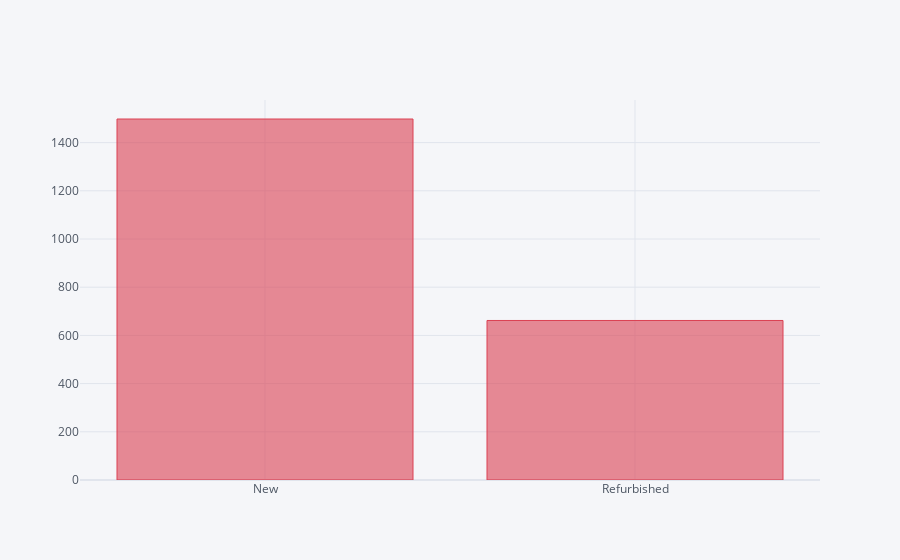

The notebook cell this image was saved under:
### Code cell
status = data["Status"].value_counts()

plt.figure(figsize=(6,4))

status.iplot(kind="bar",color="red")

### Figure 1 — Plotly figure (JSON) as saved in the notebook; plotly's stock layout.template omitted (floating-point values rounded to 4 significant figures)
{"data": [{"marker": {"color": "rgba(219, 64, 82, 0.6)", "line": {"color": "rgba(219, 64, 82, 1.0)", "width": 1}}, "name": "count", "orientation": "v", "text": "", "type": "bar", "x": ["New", "Refurbished"], "y": [1498, 662]}], "layout": {"autosize": true, "legend": {"bgcolor": "#F5F6F9", "font": {"color": "#4D5663"}}, "paper_bgcolor": "#F5F6F9", "plot_bgcolor": "#F5F6F9", "title": {"font": {"color": "#4D5663"}}, "xaxis": {"autorange": true, "gridcolor": "#E1E5ED", "range": [-0.5, 1.5], "showgrid": true, "tickfont": {"color": "#4D5663"}, "title": {"font": {"color": "#4D5663"}, "text": ""}, "type": "category", "zerolinecolor": "#E1E5ED"}, "yaxis": {"autorange": true, "gridcolor": "#E1E5ED", "range": [0, 1577.0], "showgrid": true, "tickfont": {"color": "#4D5663"}, "title": {"font": {"color": "#4D5663"}, "text": ""}, "type": "linear", "zerolinecolor": "#E1E5ED"}}}
